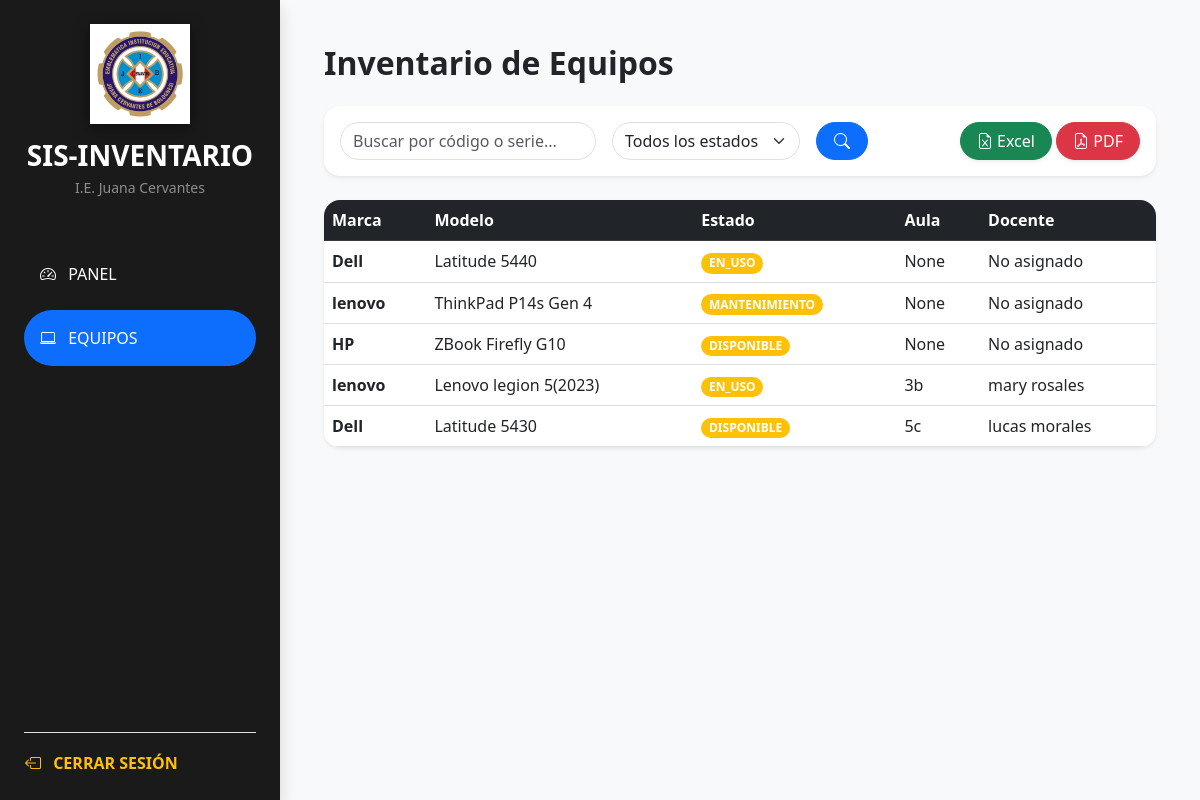
Page /reportes/ (signed in) on the earlier database version.
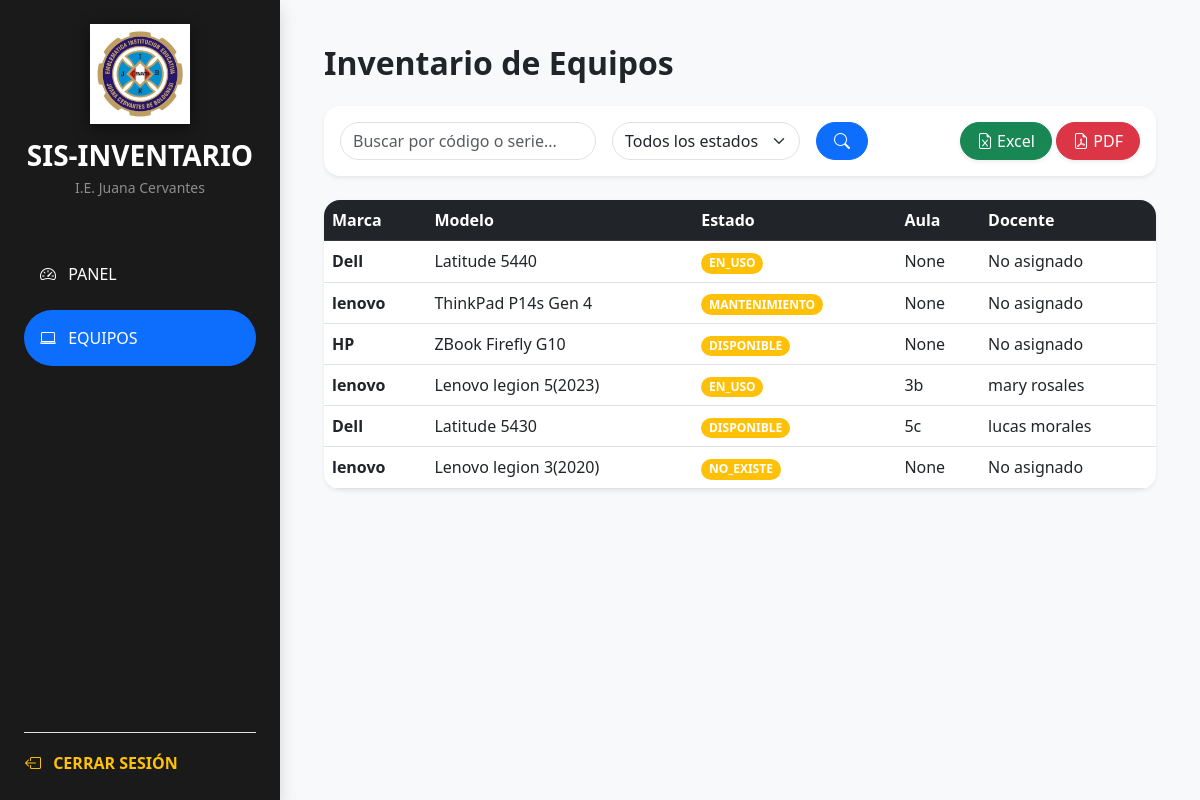
Same page on the later database version.
### inventario/models.py (models this page shows, shortened)
class Equipo(models.Model):
    ESTADOS = [
        ('DISPONIBLE', 'Disponible'),
        ('EN_USO', 'En Uso'),
        ('MANTENIMIENTO', 'En Mantenimiento'),
        ('NO_EXISTE', 'No Existe / Dado de Baja'),
    ]
    serie = models.CharField(max_length=100, unique=True)
    marca = models.CharField(max_length=50)
    modelo = models.CharField(max_length=50)
    estado = models.CharField(max_length=15, choices=ESTADOS, default='DISPONIBLE')
    fecha_ingreso_colegio = models.DateField(verbose_name="Fecha de ingreso al colegio")
    observaciones = models.TextField(blank=True, null=True)
    responsable = models.CharField(max_length=150, verbose_name="Entregado a", blank=True, null=True)
    aula = models.CharField(max_length=100, verbose_name="Aula", blank=True, null=True)
    fecha_entrega = models.DateField(verbose_name="Fecha de Entrega", blank=True, null=True)
    fecha_devolucion = models.DateField(verbose_name="Fecha de Devolución Prevista", blank=True, null=True)
    registrado_por = models.ForeignKey(User, on_delete=models.SET_NULL, null=True, blank=True, editable=False)
    fecha_registro_sistema = models.DateTimeField(auto_now_add=True)

### inventario/views.py (the view)
# urls.py: path('reportes/', views.reportes_view, name='reportes'),
def reportes_view(request):
    if not request.user.is_authenticated and not request.session.get('es_invitado'):
        return redirect('login')
    equipos = Equipo.objects.all()
    q = request.GET.get('q', '')
    estado = request.GET.get('estado', '')
    if q:
        equipos = equipos.filter(
            Q(serie__icontains=q) |
            Q(modelo__icontains=q)
        )
    if estado:
        equipos = equipos.filter(estado=estado)
    if 'export' in request.GET:
        tipo = request.GET.get('export')
        if tipo == 'excel':
            return exportar_excel(equipos)
        if tipo == 'pdf':
            return exportar_pdf(equipos)
    return render(request, 'reportes.html', {
        'equipos': equipos,
        'q': q,
        'estado': estado
    })

### inventario/templates/reportes.html (shortened to what this page needs)
{% extends "base.html" %}
{% load static %}
{% block content %}
<div class="container-fluid p-4">
    <h2 class="fw-bold mb-4">Inventario de Equipos</h2>
    <div class="card border-0 shadow-sm mb-4 p-3 rounded-4">
        <form method="GET" class="row g-3 align-items-center">
            <div class="col-md-4">
                <input type="text" name="q" value="{{ q }}" class="form-control rounded-pill" placeholder="Buscar por código o serie...">
            </div>
            <div class="col-md-3">
                <select name="estado" class="form-select rounded-pill">
                    <option value="">Todos los estados</option>
                </select>
            </div>
            <div class="col-md-1">
                <button type="submit" class="btn btn-primary rounded-pill w-100"><i class="bi bi-search"></i></button>
            </div>
            <div class="col-md-4 text-end">
                <a href="?export=excel&q={{ q }}&estado={{ estado }}" class="btn btn-success rounded-pill px-3 shadow-sm">
                    <i class="bi bi-file-earmark-excel"></i> Excel
                </a>
                <a href="?export=pdf&q={{ q }}&estado={{ estado }}" class="btn btn-danger rounded-pill px-3 shadow-sm">
                    <i class="bi bi-file-earmark-pdf"></i> PDF
                </a>
            </div>
        </form>
    </div>
    <div class="card border-0 shadow-sm rounded-4 overflow-hidden">
        <table class="table table-hover mb-0">
            <thead class="table-dark">
                <tr>
                    <th>Marca</th>
                    <th>Modelo</th>
                    <th>Estado</th>
                    <th>Aula</th>
                    <th>Docente </th>
                </tr>
            </thead>
            <tbody>
                {% for e in equipos %}
                <tr>
                    <td class="fw-bold">{{ e.marca }}</td>
                    <td>{{ e.modelo }}</td>
                    <td>
                        <span class="badge rounded-pill {% if e.estado == 'Operativa' %}bg-success{% elif e.estado == 'Malograda' %}bg-danger{% else %}bg-warning{% endif %}">
                            {{ e.estado }}
                        </span>
                    </td>
                    <td>{{ e.aula }}</td>
                    <td>{{ e.responsable | default:"No asignado" }}</td>
                </tr>
                {% empty %}
                <tr><td colspan="5" class="text-center p-5 text-muted">No se encontraron equipos con esos filtros.</td></tr>
                {% endfor %}
            </tbody>
        </table>
    </div>
</div>
{% endblock %}

### inventario/templates/base.html (shortened to what this page needs)
{% load static %}
<!DOCTYPE html>
<html lang="es">
<head>
    <link href="https://cdn.jsdelivr.net/npm/bootstrap@5.3.0/dist/css/bootstrap.min.css" rel="stylesheet">
    <link rel="stylesheet" href="https://cdn.jsdelivr.net/npm/bootstrap-icons@1.11.0/font/bootstrap-icons.css">
</head>
<body>
    {% if user.is_authenticated or request.session.es_invitado %}
        <div class="sidebar text-white p-4 d-flex flex-column shadow">
            <div class="text-center">
                <img src="{% static 'inventario/logo.jpg' %}" alt="Logo Colegio" class="sidebar-logo">
                <h3 class="fw-bold mb-1">SIS-INVENTARIO</h3>
                <p class="text-white-50 small mb-5">I.E. Juana Cervantes</p>
            </div>
            <ul class="nav nav-pills flex-column mb-auto">
                <li class="nav-item mb-2">
                    <a href="{% url 'dashboard' %}" class="nav-link text-white p-3 {% if request.resolver_match.url_name == 'dashboard' %}active{% endif %}">
                        <i class="bi bi-speedometer2 me-2"></i> PANEL
                    </a>
                </li>
                <li class="nav-item mb-2">
                    <a href="{% url 'reportes' %}" class="nav-link text-white p-3 {% if request.resolver_match.url_name == 'reportes' %}active{% endif %}">
                        <i class="bi bi-laptop me-2"></i> EQUIPOS
                    </a>
                </li>
            </ul>
            <div class="border-top pt-3">
                <form action="{% url 'logout' %}" method="post">
                    <button type="submit" class="btn btn-link text-warning text-decoration-none fw-bold p-0">
                        <i class="bi bi-box-arrow-left me-2"></i> CERRAR SESIÓN
                    </button>
                </form>
            </div>
        </div>
        <div class="main-content">
            {% block content %}{% endblock %}
        </div>
    {% else %}
        <div class="login-screen">
            {% block guest_content %}{% endblock %}
        </div>
    {% endif %}
</body>
</html>

### inventario/templates/base.html (style rules this page uses)
body { margin: 0; background-color: #f8f9fa; font-family: 'Segoe UI', sans-serif; }
.sidebar { width: 280px; height: 100vh; background: #1a1a1a; position: fixed; z-index: 1000; }
.main-content { margin-left: 280px; min-height: 100vh; padding: 20px; }
.nav-link.active { background: #0d6efd !important; border-radius: 50px; }
.sidebar-logo { width: 100px; height: auto; margin-bottom: 15px; filter: drop-shadow(0px 4px 8px rgba(0,0,0,0.5)); display: block; margin-left: auto; margin-right: auto; }

Differences in the rows shown:
added Equipo: marca "lenovo", modelo "Lenovo legion 3(2020)", estado "NO_EXISTE", aula "None", responsable "No asignado"
